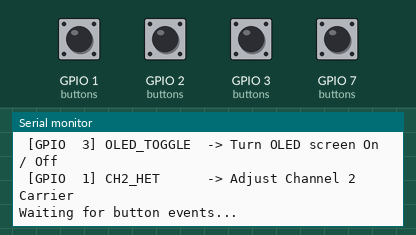
Recording of a sketch running on a simulated ESP32-S3. Parts: the last lines printed to the serial monitor. Inputs (shaded band) come from the test bench; at power-on: GPIO 1 (buttons), GPIO 2 (buttons), GPIO 3 (buttons), GPIO 7 (buttons) HIGH.

Above: at 2.2 s.
2.3 s: GPIO 1 (buttons) pulled LOW for 0.15 s
At 2.8 s:
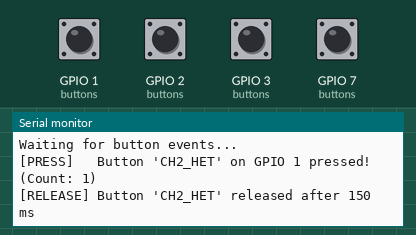
3.9 s: GPIO 2 (buttons) pulled LOW for 0.15 s
At 5.2 s:
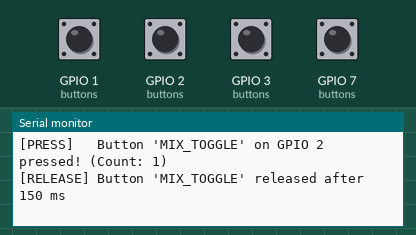
5.5 s: GPIO 3 (buttons) pulled LOW for 0.15 s
At 6.5 s:
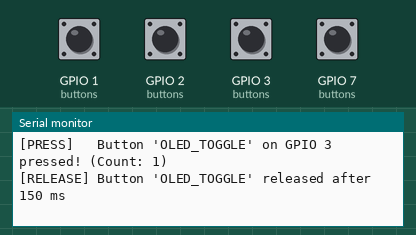
7.1 s: GPIO 7 (buttons) pulled LOW for 0.15 s
At 7.7 s:
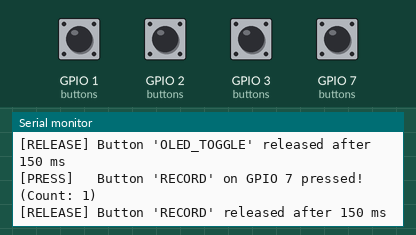
8.7 s: GPIO 1 (buttons) pulled LOW for 1 s
At 9.01 s:
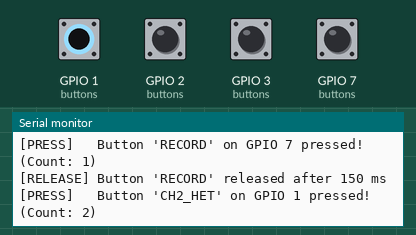
11.2 s: GPIO 2 (buttons) pulled LOW for 1 s
At 11.51 s:
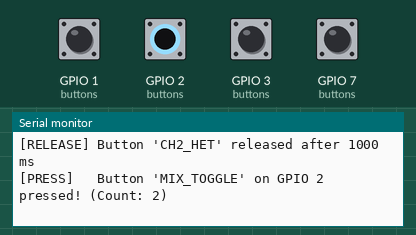

Measured:
- after the input at 2.3 s, the serial monitor: prints a new line at once (image 1)
- after the input at 3.9 s, the serial monitor: prints a new line at once (image 2)
- after the input at 5.5 s, the serial monitor: prints a new line at once (image 3)
- after the input at 7.1 s, the serial monitor: prints a new line at once (image 4)
- after the input at 8.7 s, the serial monitor: prints a new line at once (image 5)
- after the input at 11.2 s, the serial monitor: prints a new line at once (image 6)

The sketch:

test_04_buttons.ino
```cpp
/*
 * ==============================================================================
 * TEST 04: 4x TACTILE PUSH BUTTONS TEST
 * ==============================================================================
 * HARDWARE PINOUT / WIRING GUIDE:
 *
 * Each push button has 2 active pins/terminals:
 *  - One terminal connects to the ESP32-S3 GPIO pin.
 *  - The opposite diagonal terminal connects to common GND on the breadboard.
 *
 * ESP32-S3 DevKit Pin   <---->   Button Function
 * -------------------------------------------------------------
 *  GPIO 7               <---->   Button 1: RECORD (Tap to trigger 5s WAV save)
 *  GPIO 2               <---->   Button 2: MIX TOGGLE (Hold to toggle Stereo/Mix)
 *  GPIO 3               <---->   Button 3: OLED TOGGLE (Hold to turn OLED On/Off)
 *  GPIO 1               <---->   Button 4: CH2 HET (Hold to tune Ch2 carrier)
 *  GND                  <---->   Common ground for all 4 buttons
 *
 * Note: Internal pull-ups (INPUT_PULLUP) are enabled in code.
 * An unpressed button reads HIGH (3.3V).
 * When pressed, the button connects the pin to GND and reads LOW (0V).
 *
 * SERIAL MONITOR: 115200 Baud
 * ==============================================================================
 */

#include <Arduino.h>

struct ButtonDef {
  uint8_t pin;
  const char* name;
  const char* role;
  bool lastState;
  unsigned long pressStartTime;
  uint32_t pressCount;
  bool longPressFired;
};

ButtonDef buttons[] = {
  { 7, "RECORD",      "Save last 5s audio buffer", HIGH, 0, 0, false },
  { 2, "MIX_TOGGLE",  "Switch Stereo / Mixed Mono", HIGH, 0, 0, false },
  { 3, "OLED_TOGGLE", "Turn OLED screen On / Off",  HIGH, 0, 0, false },
  { 1, "CH2_HET",     "Adjust Channel 2 Carrier",   HIGH, 0, 0, false }
};

const int NUM_BUTTONS = sizeof(buttons) / sizeof(buttons[0]);
const unsigned long LONG_PRESS_MS = 500; // 0.5s threshold matching Esperdyne firmware

void setup() {
  Serial.begin(115200);
  delay(1000);

  Serial.println("\n=======================================================");
  Serial.println("   ESPERDYNE BAT DETECTOR - TEST 04: TACTILE BUTTONS   ");
  Serial.println("=======================================================");
  Serial.println("Instructions:");
  Serial.println("Press each tactile button on your breadboard one by one.");
  Serial.println("Test both quick taps (<500ms) and long presses (>500ms).");
  Serial.println("=======================================================\n");

  for (int i = 0; i < NUM_BUTTONS; i++) {
    pinMode(buttons[i].pin, INPUT_PULLUP);
    buttons[i].lastState = digitalRead(buttons[i].pin);
  }

  Serial.println("Button Configuration:");
  for (int i = 0; i < NUM_BUTTONS; i++) {
    Serial.printf(" [GPIO %2d] %-12s -> %s\n", buttons[i].pin, buttons[i].name, buttons[i].role);
  }
  Serial.println("\nWaiting for button events...\n");
}

void loop() {
  unsigned long now = millis();

  for (int i = 0; i < NUM_BUTTONS; i++) {
    bool currentState = digitalRead(buttons[i].pin);

    // Button Pressed (Transition from HIGH to LOW)
    if (buttons[i].lastState == HIGH && currentState == LOW) {
      buttons[i].pressStartTime = now;
      buttons[i].pressCount++;
      buttons[i].longPressFired = false;
      Serial.printf("[PRESS]   Button '%s' on GPIO %d pressed! (Count: %u)\n",
                    buttons[i].name, buttons[i].pin, buttons[i].pressCount);
      delay(20); // Basic debounce
    }

    // Button Held Down (Check for Long Press threshold)
    if (currentState == LOW && !buttons[i].longPressFired) {
      if ((now - buttons[i].pressStartTime) >= LONG_PRESS_MS) {
        buttons[i].longPressFired = true;
        Serial.printf("[HOLD]    Button '%s' held for >500ms (Long-Press action trigger!)\n",
                      buttons[i].name);
      }
    }

    // Button Released (Transition from LOW to HIGH)
    if (buttons[i].lastState == LOW && currentState == HIGH) {
      unsigned long duration = now - buttons[i].pressStartTime;
      Serial.printf("[RELEASE] Button '%s' released after %lu ms\n",
                    buttons[i].name, duration);
      delay(20); // Basic debounce
    }

    buttons[i].lastState = currentState;
  }
}
```
